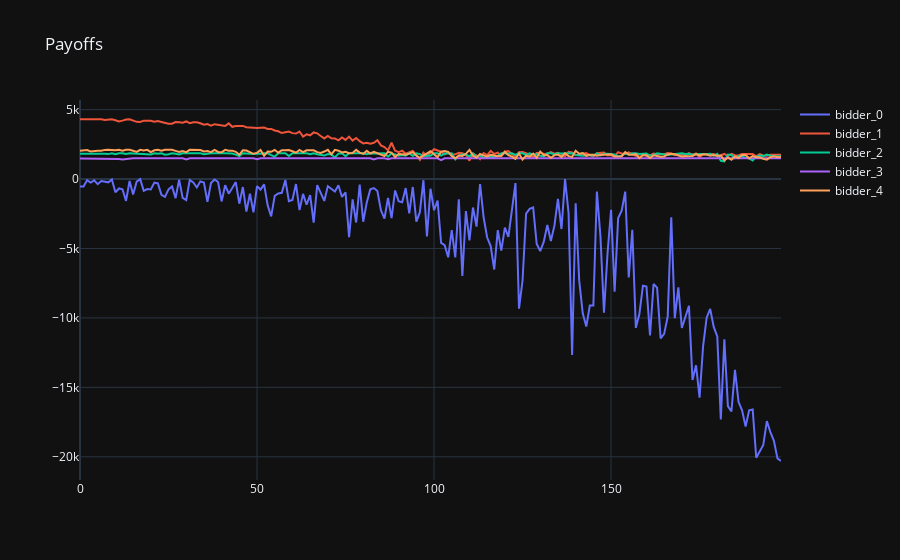

The cell this chart's notebook holds for it:
### Code cell
# Payoffs
fig_payoffs = go.Figure()
for i in range(0, n-1):
    fig_payoffs.add_trace(go.Scatter(x=df_payoffs.index, y=df_payoffs[f'bidder_{i}'], mode='lines', name=f'bidder_{i}'))
fig_payoffs.update_layout(title='Payoffs')
fig_payoffs.show()

### Figure 1 — Plotly figure (JSON) as saved in the notebook; plotly's stock layout.template omitted (floating-point values rounded to 4 significant figures; data arrays with more than 128 entries replaced by an {"elided": "..."} marker saying what was removed)
{"data": [{"mode": "lines", "name": "bidder_0", "x": {"elided": "199 int values"}, "y": {"elided": "199 float values"}, "type": "scatter"}, {"mode": "lines", "name": "bidder_1", "x": {"elided": "199 int values"}, "y": {"elided": "199 float values"}, "type": "scatter"}, {"mode": "lines", "name": "bidder_2", "x": {"elided": "199 int values"}, "y": {"elided": "199 float values"}, "type": "scatter"}, {"mode": "lines", "name": "bidder_3", "x": {"elided": "199 int values"}, "y": {"elided": "199 float values"}, "type": "scatter"}, {"mode": "lines", "name": "bidder_4", "x": {"elided": "199 int values"}, "y": {"elided": "199 float values"}, "type": "scatter"}], "layout": {"title": {"text": "Payoffs"}}}
